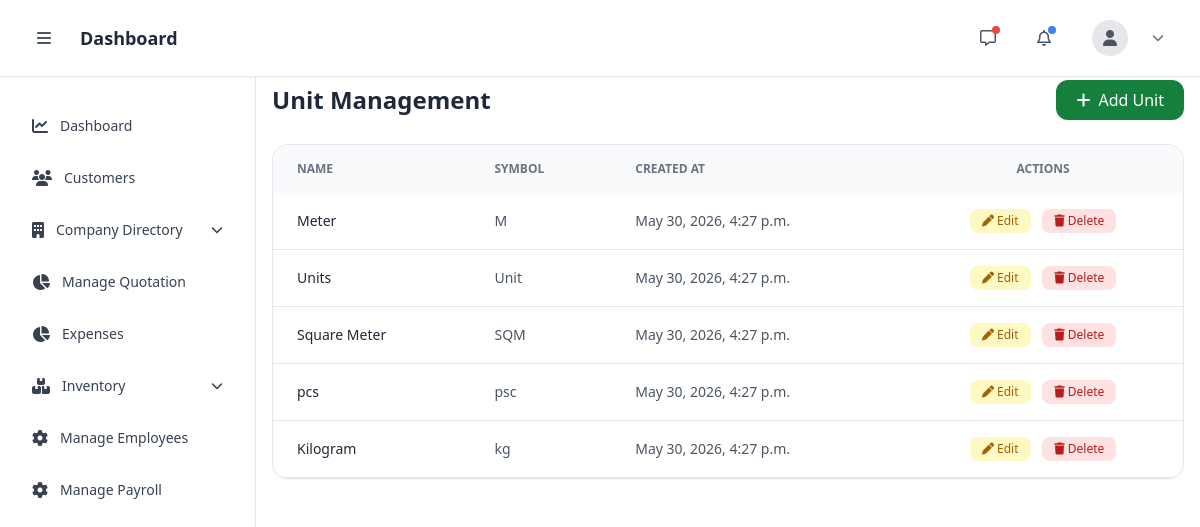
Page /inventory/admin_units/ on the committed database.
### inventory/models.py (models this page shows, shortened)
class Unit(models.Model):
    name = models.CharField(max_length=100)
    symbol = models.CharField(max_length=20)
    created_at = models.DateTimeField(auto_now_add=True)

### inventory/views.py (the view, shortened to what this page needs)
# urls.py: path('admin_units/', views.admin_unit_page, name='admin_unit_page'),
def admin_unit_page(request):
    units = Unit.objects.all().order_by('-id')
    form = UnitForm()
    if request.method == "POST" and "create_unit" in request.POST:
        form = UnitForm(request.POST)
        if form.is_valid():
            form.save()
            return redirect('unit_page')
    if request.method == "POST" and "delete_unit" in request.POST:
        unit_id = request.POST.get("unit_id")
        unit = get_object_or_404(Unit, id=unit_id)
        unit.delete()
        return redirect('unit_page')
    return render(request, 'manager/unit_page.html', {
        'units': units,
        'form': form
    })

### templates/manager/unit_page.html (shortened to what this page needs)
{% extends 'manager/base.html' %}
{% block content %}
{% include 'manager/nav.html' %}
{% include 'manager/sidebar.html' %}
<link rel="stylesheet"
      href="https://cdnjs.cloudflare.com/ajax/libs/font-awesome/6.5.1/css/all.min.css">
<div class="ml-64 pt-20 px-4 py-5 min-h-screen">
    <div class="flex items-center justify-between mb-6">
        <h1 class="text-2xl font-semibold text-gray-800">
            Unit Management
        </h1>
        <button onclick="openCreateModal()"
            class="bg-green-700 hover:bg-green-800 text-white px-5 py-2 rounded-xl flex items-center gap-2">
            <i class="fa fa-plus"></i>
            Add Unit
        </button>
    </div>
    <div class="bg-white rounded-2xl border shadow-sm overflow-hidden">
        <table class="w-full text-sm text-left">
            <thead class="bg-gray-50 text-xs uppercase text-gray-500">
                <tr>
                    <th class="px-6 py-4">Name</th>
                    <th class="px-6 py-4">Symbol</th>
                    <th class="px-6 py-4">Created At</th>
                    <th class="px-6 py-4 text-center">Actions</th>
                </tr>
            </thead>
            <tbody>
            {% for unit in units %}
                <tr class="border-b hover:bg-gray-50">
                    <td class="px-6 py-4 font-medium text-gray-800">
                        {{ unit.name }}
                    </td>
                    <td class="px-6 py-4 text-gray-600">
                        {{ unit.symbol }}
                    </td>
                    <td class="px-6 py-4 text-gray-600">
                        {{ unit.created_at }}
                    </td>
                    <td class="px-6 py-4 text-center space-x-2">
                        <button
                            onclick="openEditModal('{{ unit.id }}','{{ unit.name }}','{{ unit.symbol }}')"
                            class="bg-yellow-100 text-yellow-700 px-3 py-1 rounded-lg text-xs">
                            <i class="fa fa-pen"></i> Edit
                        </button>
                        <form method="POST" class="inline-block">
                            <button name="delete_unit"
                                onclick="return confirm('Delete this unit?')"
                                class="bg-red-100 text-red-700 px-3 py-1 rounded-lg text-xs">
                                <i class="fa fa-trash"></i> Delete
                            </button>
                        </form>
                    </td>
                </tr>
            {% empty %}
                <tr>
                    <td colspan="3" class="text-center py-10 text-gray-400">
                        No units found
                    </td>
                </tr>
            {% endfor %}
            </tbody>
        </table>
    </div>
</div>
{% endblock %}

### rows in the picture
Unit: name "Meter", symbol "M", created_at "May 30, 2026, 4:27 p.m."
Unit: name "Units", symbol "Unit", created_at "May 30, 2026, 4:27 p.m."
Unit: name "Square Meter", symbol "SQM", created_at "May 30, 2026, 4:27 p.m."
Unit: name "pcs", symbol "psc", created_at "May 30, 2026, 4:27 p.m."
Unit: name "Kilogram", symbol "kg", created_at "May 30, 2026, 4:27 p.m."
